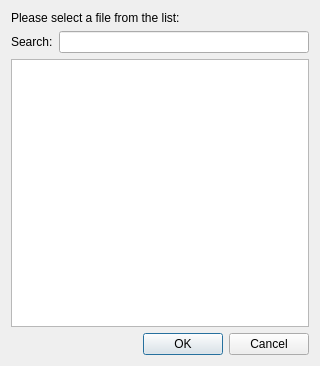
<?xml version="1.0" encoding="UTF-8"?>
<ui version="4.0">
 <class>FileListBrowser</class>
 <widget class="QDialog" name="FileListBrowser">
  <property name="geometry">
   <rect>
    <x>0</x>
    <y>0</y>
    <width>320</width>
    <height>366</height>
   </rect>
  </property>
  <property name="minimumSize">
   <size>
    <width>278</width>
    <height>366</height>
   </size>
  </property>
  <property name="windowTitle">
   <string>Files list</string>
  </property>
  <property name="windowIcon">
   <iconset resource="../qt_modules.qrc">
    <normaloff>:/moondust/new.png</normaloff>:/moondust/new.png</iconset>
  </property>
  <layout class="QVBoxLayout" name="verticalLayout">
   <item>
    <widget class="QLabel" name="label">
     <property name="whatsThis">
      <string>&lt;html&gt;&lt;head/&gt;&lt;body&gt;&lt;p&gt;This is a list of level files, what placed with your current file in the same folder.&lt;/p&gt;&lt;/body&gt;&lt;/html&gt;</string>
     </property>
     <property name="text">
      <string>Please select a file from the list:</string>
     </property>
     <property name="wordWrap">
      <bool>true</bool>
     </property>
    </widget>
   </item>
   <item>
    <layout class="QHBoxLayout" name="searchLayout">
     <item>
      <widget class="QLabel" name="label_2">
       <property name="text">
        <string>Search:</string>
       </property>
      </widget>
     </item>
     <item>
      <widget class="QLineEdit" name="search"/>
     </item>
    </layout>
   </item>
   <item>
    <widget class="QListWidget" name="FileList">
     <property name="minimumSize">
      <size>
       <width>0</width>
       <height>0</height>
      </size>
     </property>
     <property name="whatsThis">
      <string>&lt;html&gt;&lt;head/&gt;&lt;body&gt;&lt;p&gt;This is a list of level files, what placed with your current file in the same folder.&lt;/p&gt;&lt;/body&gt;&lt;/html&gt;</string>
     </property>
     <property name="editTriggers">
      <set>QAbstractItemView::DoubleClicked|QAbstractItemView::EditKeyPressed</set>
     </property>
    </widget>
   </item>
   <item>
    <widget class="QDialogButtonBox" name="buttonBox">
     <property name="orientation">
      <enum>Qt::Horizontal</enum>
     </property>
     <property name="standardButtons">
      <set>QDialogButtonBox::Cancel|QDialogButtonBox::Ok</set>
     </property>
    </widget>
   </item>
  </layout>
 </widget>
 <resources>
  <include location="../qt_modules.qrc"/>
 </resources>
 <connections>
  <connection>
   <sender>buttonBox</sender>
   <signal>accepted()</signal>
   <receiver>FileListBrowser</receiver>
   <slot>accept()</slot>
   <hints>
    <hint type="sourcelabel">
     <x>248</x>
     <y>254</y>
    </hint>
    <hint type="destinationlabel">
     <x>157</x>
     <y>274</y>
    </hint>
   </hints>
  </connection>
  <connection>
   <sender>buttonBox</sender>
   <signal>rejected()</signal>
   <receiver>FileListBrowser</receiver>
   <slot>reject()</slot>
   <hints>
    <hint type="sourcelabel">
     <x>316</x>
     <y>260</y>
    </hint>
    <hint type="destinationlabel">
     <x>286</x>
     <y>274</y>
    </hint>
   </hints>
  </connection>
 </connections>
</ui>
